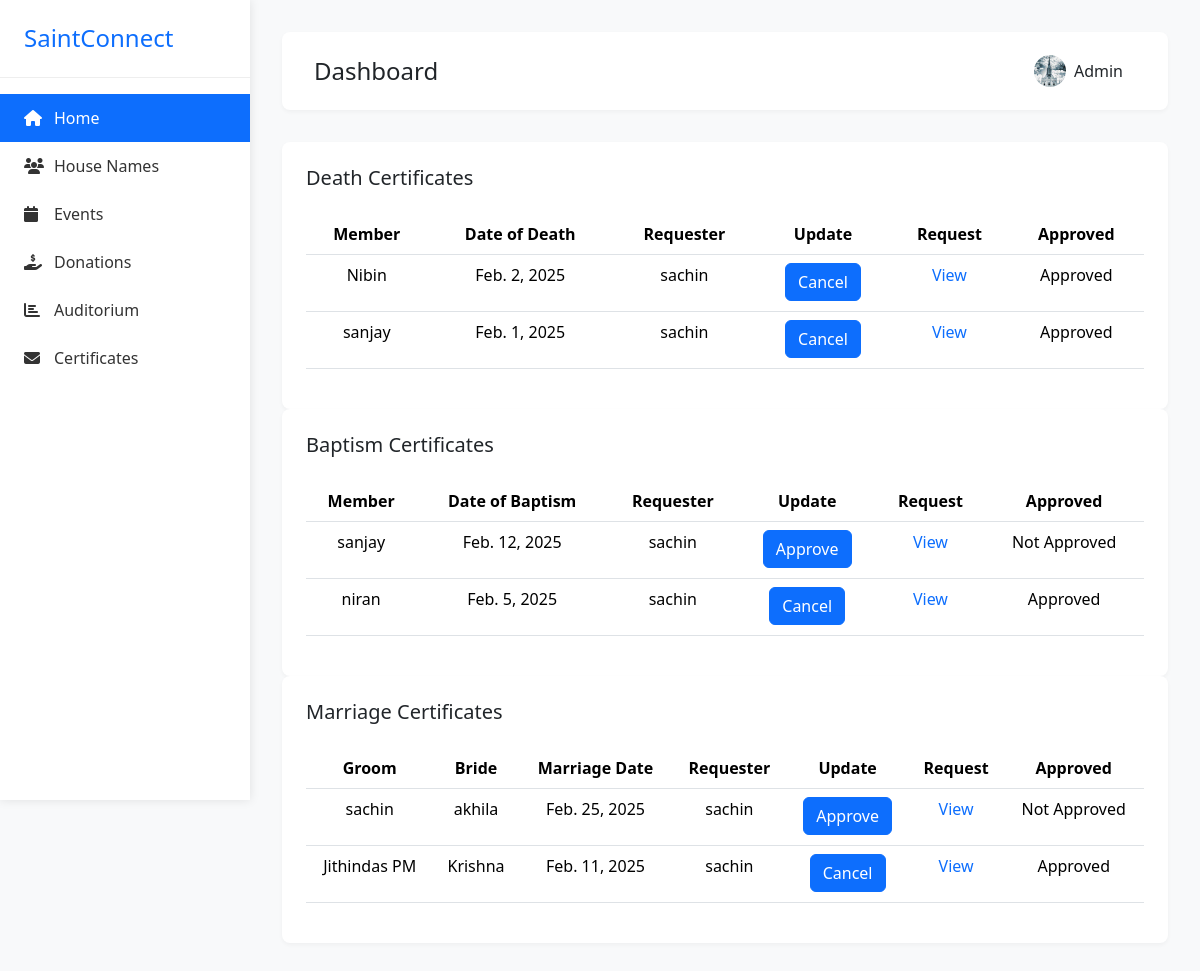
Before: /admin_approval/ (signed in) with the older database file.
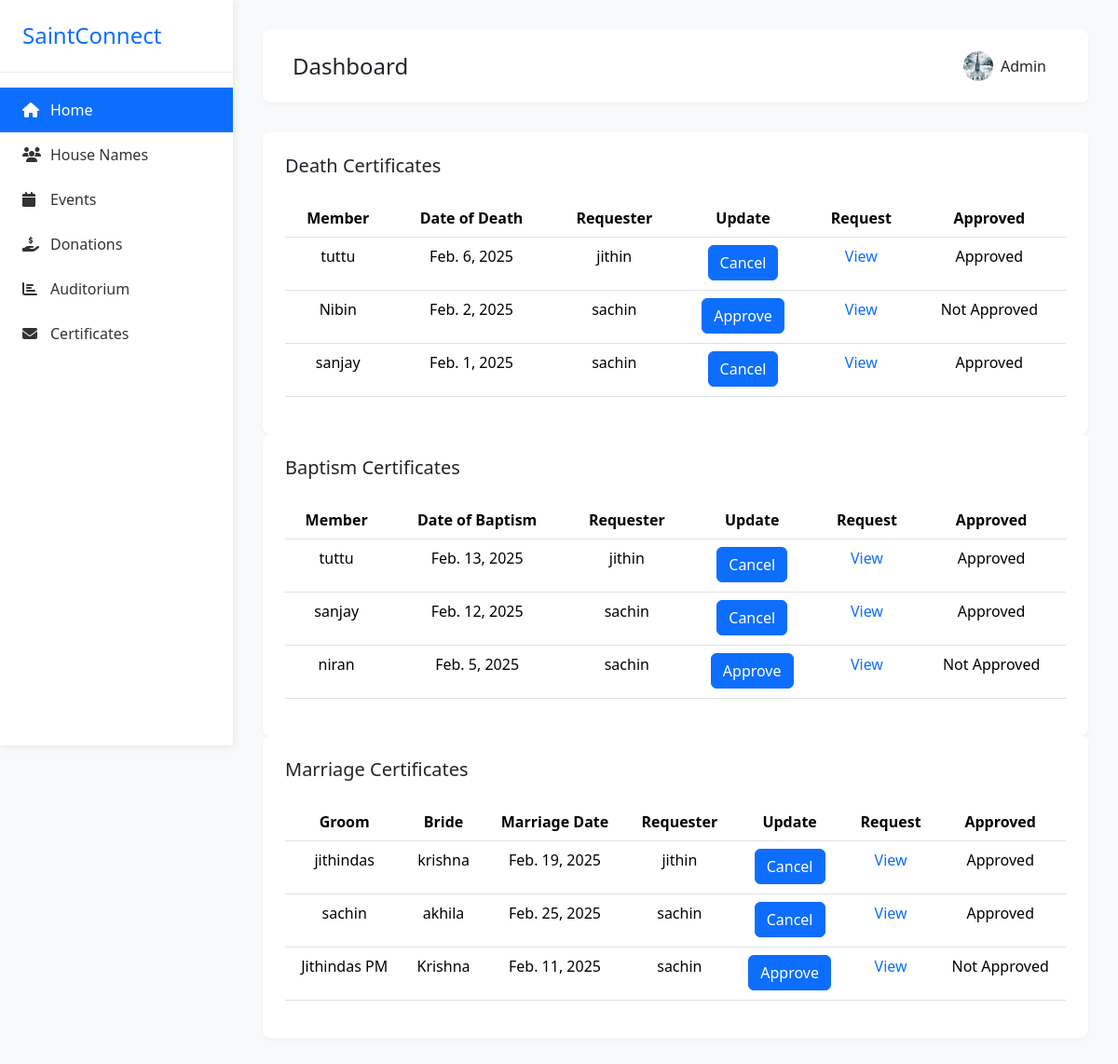
After: the same page with the newer database file.
### app/models.py (models this page shows, shortened)
class Death_Record(models.Model):
    member = models.ForeignKey(User, on_delete=models.CASCADE, null=True, blank=True, related_name="death_records")
    applied_by = models.ForeignKey(User, on_delete=models.CASCADE, related_name="applied_death_records", null=True, blank=True,)  # User who submitted the record
    date_of_death = models.DateField()
    place_of_death = models.CharField(max_length=255)
    funeral_date = models.DateField(blank=True, null=True)
    funeral_location = models.CharField(max_length=255, blank=True, null=True)
    burial_place = models.CharField(max_length=255, blank=True, null=True)
    next_of_kin = models.CharField(max_length=255, blank=True, null=True)
    contact_number = models.CharField(max_length=15, blank=True, null=True)
    priest=models.CharField(max_length=255,blank=True, null=True)
    created_at = models.DateTimeField(auto_now_add=True)
    updated_at = models.DateTimeField(auto_now=True)
    is_approved = models.BooleanField(default=False)

class Baptism_Record(models.Model):
    member = models.ForeignKey(User, on_delete=models.CASCADE, null=True, blank=True, related_name="baptism_records")
    applied_by = models.ForeignKey(User, on_delete=models.CASCADE, related_name="applied_baptism_records", null=True, blank=True,)  # User who submitted the record
    date_of_baptism=models.DateField(null=True, blank=True)
    father_name=models.CharField(max_length=255)
    mother_name=models.CharField(max_length=255)
    created_at = models.DateTimeField(auto_now_add=True)
    updated_at = models.DateTimeField(auto_now=True)
    is_approved = models.BooleanField(default=False)

class Marriage_Record(models.Model):
    groom_name = models.CharField(max_length=100, blank=True)
    groom_family_name = models.CharField(max_length=100, blank=True)
    groom_address = models.CharField(max_length=255, blank=True)
    groom_phone_number = models.CharField(max_length=15, blank=True)
    groom_church_name = models.CharField(max_length=100, blank=True)
    groom_father_name = models.CharField(max_length=100, blank=True)
    groom_mother_name = models.CharField(max_length=100, blank=True)
    groom_date_of_birth = models.DateField(null=True, blank=True)
    bride_name = models.CharField(max_length=100, blank=True)
    bride_family_name = models.CharField(max_length=100, blank=True)
    bride_address = models.CharField(max_length=255, blank=True)
    bride_phone_number = models.CharField(max_length=15, blank=True)
    bride_church_name = models.CharField(max_length=100, blank=True)
    bride_father_name = models.CharField(max_length=100, blank=True)
    bride_mother_name = models.CharField(max_length=100, blank=True)
    bride_date_of_birth = models.DateField(null=True, blank=True)
    marriage_date = models.DateField(null=True, blank=True)
    held_at = models.ForeignKey(Auditorium, on_delete=models.CASCADE, null=True, blank=True)
    user = models.ForeignKey(User, on_delete=models.CASCADE, null=True, blank=True)
    created_at = models.DateTimeField(auto_now_add=True,null=True, blank=True)
    updated_at = models.DateTimeField(auto_now=True,null=True, blank=True)
    is_approved = models.BooleanField(default=False)

### app/views.py (the view)
# urls.py: path('admin_approval/', Admin_Approval_View.as_view(),name='admin_approval'),
@method_decorator(Login_required,name='dispatch')
class Admin_Approval_View(View):
    def get(self, request,*args,**kwargs):
        user_id=request.user.id
        user=UserProfile_Model.objects.get(user_id=user_id)
        death=Death_Record.objects.all().order_by('-id')
        baptism=Baptism_Record.objects.all().order_by('-id')
        marriage=Marriage_Record.objects.all().order_by('-id')
        return render(request,'admin_approval.html',{'death':death,'baptism':baptism,'marriage':marriage,'user':user})

### app/views.py (called while the page is built)
def Login_required(fn):
    def wrapper(request,*args,**kwargs):
        if not request.user.is_authenticated:
            return redirect('login')
        else:
            return fn(request,*args,**kwargs)
    return wrapper

### app/templates/admin_approval.html (shortened to what the changed rows need)
<!DOCTYPE html>
<html lang="en">
<head>
    <link href="https://cdnjs.cloudflare.com/ajax/libs/bootstrap/5.3.2/css/bootstrap.min.css" rel="stylesheet">
    <link href="https://cdnjs.cloudflare.com/ajax/libs/font-awesome/6.4.0/css/all.min.css" rel="stylesheet">
    <link rel="stylesheet" href="https://cdn.jsdelivr.net/npm/bootstrap-icons@1.11.3/font/bootstrap-icons.min.css">
</head>
<body>
    <div class="main-content">
        <div class="table-container">
            {% if death %}
            <table class="table">
                <thead>
                    <tr>
                        <th>Member</th>
                        <th>Date of Death</th>
                        <th>Requester</th>
                        <th>Update</th>
                        <th>Request</th>
                        <th>Approved</th>
                    </tr>
                </thead>
                <tbody>
                    {% for i in death %}
                    <tr>
                        <td>{{i.member}}</td>
                        <td>{{i.date_of_death}}</td>
                        <td>{{i.applied_by}}</td>
                        <td>
                            <form action="{% url 'death_approval' i.id %}" method="post">
                                <button class="btn btn-primary" type="submit">
                                    {% if i.is_approved %} Cancel {% else %} Approve {% endif %}
                                </button>
                            </form>
                        </td>
                        <td><a style="text-decoration: none;" href="{% url 'death_update' i.id %}">View</a></td>
                        <td>
                            {% if i.is_approved %}
                            <p>Approved</p>
                            {% else %}
                            <p>Not Approved</p>
                            {% endif %}
                        </td>
                    </tr>
                    {% endfor %}
                </tbody>
            </table>
            {% else %}
            <div>
                <p>Nill</p>
            </div>
            {% endif %}
        </div>
        <div class="table-container">
            {% if baptism %}
            <table class="table">
                <thead>
                    <tr>
                        <th>Member</th>
                        <th>Date of Baptism</th>
                        <th>Requester</th>
                        <th>Update</th>
                        <th>Request</th>
                        <th>Approved</th>
                    </tr>
                </thead>
                <tbody>
                    {% for i in baptism %}
                    <tr>
                        <td>{{i.member}}</td>
                        <td>{{i.date_of_baptism}}</td>
                        <td>{{i.applied_by}}</td>
                        <td>
                            <form action="{% url 'baptism_approval' i.id %}" method="post">
                                <button class="btn btn-primary" type="submit">
                                    {% if i.is_approved %} Cancel {% else %} Approve {% endif %}
                                </button>
                            </form>
                        </td>
                        <td><a style="text-decoration: none;" href="{% url 'baptism_update' i.id %}">View</a></td>
                        <td>
                            {% if i.is_approved %}
                            <p>Approved</p>
                            {% else %}
                            <p>Not Approved</p>
                            {% endif %}
                        </td>
                    </tr>
                    {% endfor %}
                </tbody>
            </table>
            {% else %}
            <div>
                <p>Nill</p>
            </div>
            {% endif %}
        </div>
        <div class="table-container">
            {% if marriage %}
            <table class="table">
                <thead>
                    <tr>
                        <th>Groom</th>
                        <th>Bride</th>
                        <th>Marriage Date</th>
                        <th>Requester</th>
                        <th>Update</th>
                        <th>Request</th>
                        <th>Approved</th>
                    </tr>
                </thead>
                <tbody>
                    {% for i in marriage %}
                    <tr>
                        <td>{{i.groom_name}}</td>
                         <td>{{i.bride_name}}</td>
                         <td>{{i.marriage_date}}</td>
                        <td>{{i.user}}</td>
                        <td>
                            <form action="{% url 'marriage_approval' i.id %}" method="post">
                                <button class="btn btn-primary" type="submit">
                                    {% if i.is_approved %} Cancel {% else %} Approve {% endif %}
                                </button>
                            </form>
                        </td>
                        <td><a style="text-decoration: none;" href="{% url 'marriage_update' i.id %}">View</a></td>
                        <td>
                            {% if i.is_approved %}
                            <p>Approved</p>
                            {% else %}
                            <p>Not Approved</p>
                            {% endif %}
                        </td>
                    </tr>
                    {% endfor %}
                </tbody>
            </table>
            {% else %}
            <div>
                <p>Nill</p>
            </div>
            {% endif %}
        </div>
    </div>
</body>
</html>

Changed rows visible on the page:
added Death_Record: member "tuttu", date_of_death "Feb. 6, 2025", applied_by "jithin", is_approved "Cancel"
changed Death_Record "Feb. 2, 2025": is_approved "Cancel Approved" → "Approve Not Approved"
added Baptism_Record: member "tuttu", date_of_baptism "Feb. 13, 2025", applied_by "jithin", is_approved "Cancel"
changed Baptism_Record "Feb. 12, 2025": is_approved "Approve Not Approved" → "Cancel Approved"
changed Baptism_Record "Feb. 5, 2025": is_approved "Cancel Approved" → "Approve Not Approved"
added Marriage_Record: groom_name "jithindas", bride_name "krishna", marriage_date "Feb. 19, 2025", user "jithin", is_approved "Cancel"
changed Marriage_Record "akhila": is_approved "Approve Not Approved" → "Cancel Approved"
changed Marriage_Record "Jithindas PM": is_approved "Cancel Approved" → "Approve Not Approved"
